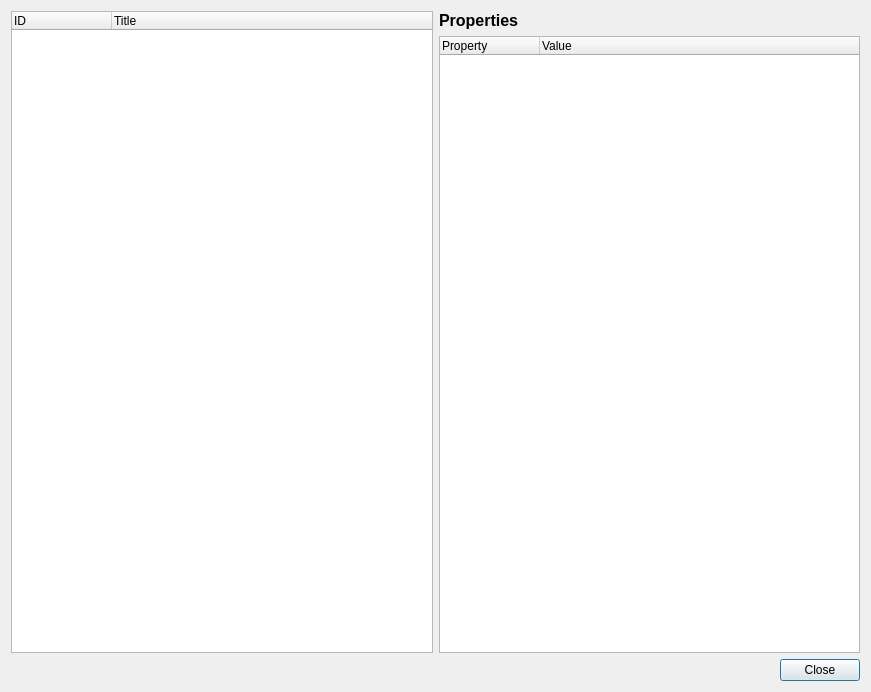
<?xml version="1.0" encoding="UTF-8"?>
<ui version="4.0">
 <class>Dialog</class>
 <widget class="QDialog" name="Dialog">
  <property name="geometry">
   <rect>
    <x>0</x>
    <y>0</y>
    <width>871</width>
    <height>692</height>
   </rect>
  </property>
  <property name="windowTitle">
   <string>Dialog</string>
  </property>
  <layout class="QVBoxLayout" name="verticalLayout">
   <item>
    <layout class="QHBoxLayout" name="horizontalLayout">
     <item>
      <widget class="QTreeWidget" name="Threats_List">
       <column>
        <property name="text">
         <string>ID</string>
        </property>
       </column>
       <column>
        <property name="text">
         <string>Title</string>
        </property>
       </column>
      </widget>
     </item>
     <item>
      <layout class="QVBoxLayout" name="verticalLayout_2">
       <item>
        <widget class="QLabel" name="label">
         <property name="font">
          <font>
           <pointsize>12</pointsize>
           <weight>75</weight>
           <bold>true</bold>
          </font>
         </property>
         <property name="text">
          <string>Properties</string>
         </property>
        </widget>
       </item>
       <item>
        <widget class="QTreeWidget" name="ControlsCatalog_Properties">
         <column>
          <property name="text">
           <string>Property</string>
          </property>
         </column>
         <column>
          <property name="text">
           <string>Value</string>
          </property>
         </column>
        </widget>
       </item>
      </layout>
     </item>
    </layout>
   </item>
   <item>
    <widget class="QDialogButtonBox" name="buttonBox">
     <property name="orientation">
      <enum>Qt::Horizontal</enum>
     </property>
     <property name="standardButtons">
      <set>QDialogButtonBox::Close</set>
     </property>
    </widget>
   </item>
  </layout>
 </widget>
 <resources/>
 <connections>
  <connection>
   <sender>buttonBox</sender>
   <signal>accepted()</signal>
   <receiver>Dialog</receiver>
   <slot>accept()</slot>
   <hints>
    <hint type="sourcelabel">
     <x>248</x>
     <y>254</y>
    </hint>
    <hint type="destinationlabel">
     <x>157</x>
     <y>274</y>
    </hint>
   </hints>
  </connection>
  <connection>
   <sender>buttonBox</sender>
   <signal>rejected()</signal>
   <receiver>Dialog</receiver>
   <slot>reject()</slot>
   <hints>
    <hint type="sourcelabel">
     <x>316</x>
     <y>260</y>
    </hint>
    <hint type="destinationlabel">
     <x>286</x>
     <y>274</y>
    </hint>
   </hints>
  </connection>
 </connections>
</ui>
